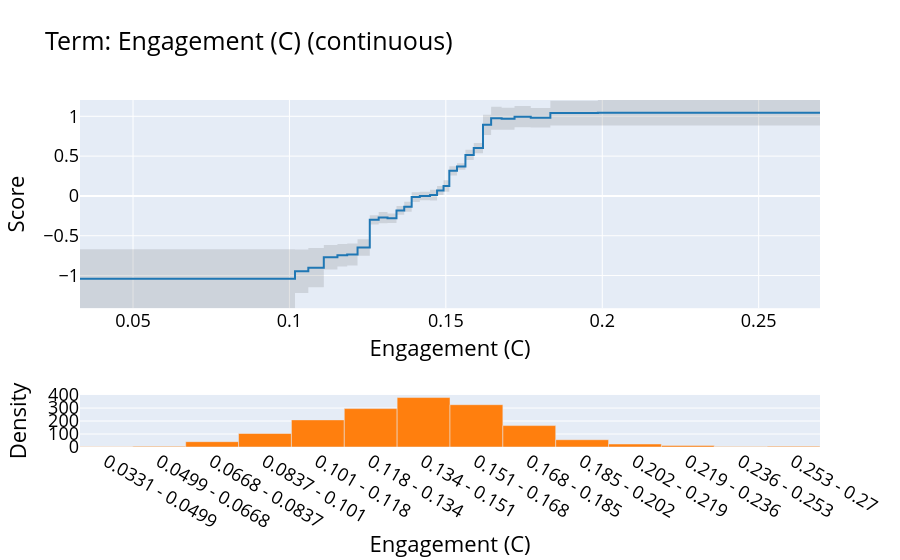

Here is the notebook cell this chart was saved with:
### Code cell
fig= ebm_global.visualize(key=11)
fig.update_layout(font=dict( 
        size=18,
    color="black"
    ))
